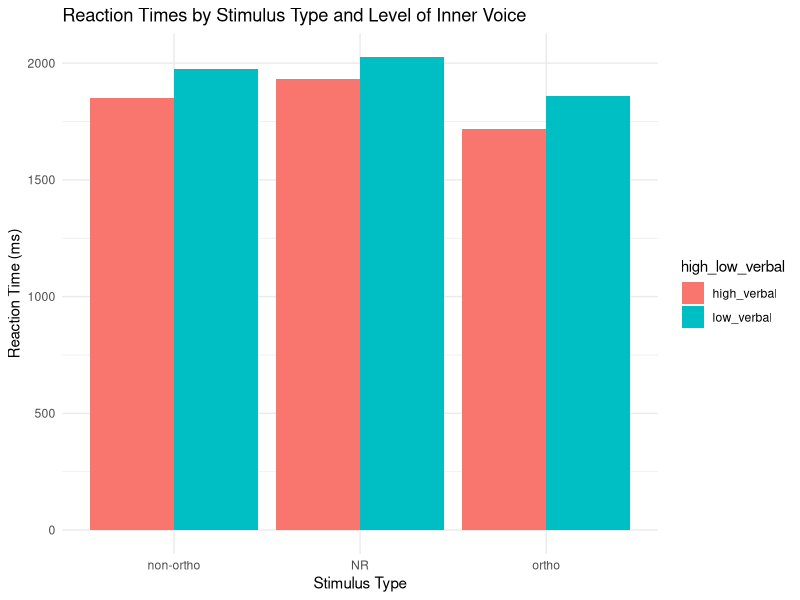

This figure's R source:
library(tidyverse)
library(lme4)

#################### Question 1 ############################

#Load the data 
rhyming_data <- read.csv('data/rhyming.csv')

#tidying the data
rhyming_data_2 <- rhyming_data %>%
  unite(stimulus, image_1, image_2, sep = "_") %>% #this is to merge columns image_1 and image_2 into a new column named stimulus  
mutate (participant_number = row_number()) %>%
 select(stimulus, rt, correct, type, VerbalScored, high_low_verbal, participant_number)


# Calculate the mean reaction time for each combination of `type` and `high_low_verbal`
summary_data <- rhyming_data_2 %>%
  group_by(type, high_low_verbal) %>%
  summarise(mean_rt = mean(rt))

# Plot the data using a bar graph
ggplot(summary_data, aes(x = type, y = mean_rt, fill = high_low_verbal)) +
  geom_bar(stat = "identity", position = "dodge") +
  labs(title = "Reaction Times by Stimulus Type and Level of Inner Voice",
       x = "Stimulus Type",
       y = "Reaction Time (ms)") +
  theme_minimal() 
